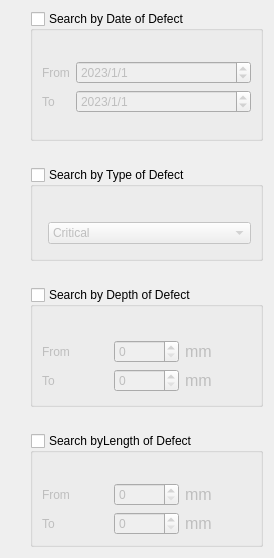
                   <widget class="QWidget" name="filters_scroll_area">
                    <property name="geometry">
                     <rect>
                      <x>0</x>
                      <y>0</y>
                      <width>274</width>
                      <height>558</height>
                     </rect>
                    </property>
                    <layout class="QVBoxLayout" name="verticalLayout_5">
                     <property name="leftMargin">
                      <number>30</number>
                     </property>
                     <item>
                      <widget class="QGroupBox" name="groupBox_10">
                       <property name="minimumSize">
                        <size>
                         <width>0</width>
                         <height>130</height>
                        </size>
                       </property>
                       <property name="maximumSize">
                        <size>
                         <width>16777215</width>
                         <height>250</height>
                        </size>
                       </property>
                       <property name="styleSheet">
                        <string notr="true"/>
                       </property>
                       <property name="title">
                        <string>Search by Date of Defect</string>
                       </property>
                       <property name="checkable">
                        <bool>true</bool>
                       </property>
                       <property name="checked">
                        <bool>false</bool>
                       </property>
                       <layout class="QHBoxLayout" name="horizontalLayout_61">
                        <property name="topMargin">
                         <number>30</number>
                        </property>
                        <item>
                         <layout class="QFormLayout" name="formLayout_4">
                          <item row="0" column="0">
                           <widget class="QLabel" name="label_43">
                            <property name="whatsThis">
                             <string>border:no</string>
                            </property>
                            <property name="styleSheet">
                             <string notr="true">border:no</string>
                            </property>
                            <property name="text">
                             <string>From</string>
                            </property>
                           </widget>
                          </item>
                          <item row="0" column="1">
                           <widget class="QDateEdit" name="lineEdit_Min_Date">
                            <property name="styleSheet">
                             <string notr="true"/>
                            </property>
                            <property name="displayFormat">
                             <string>yyyy/M/d</string>
                            </property>
                            <property name="date">
                             <date>
                              <year>2023</year>
                              <month>1</month>
                              <day>1</day>
                             </date>
                            </property>
                           </widget>
                          </item>
                          <item row="1" column="0">
                           <widget class="QLabel" name="label_45">
                            <property name="styleSheet">
                             <string notr="true">border:no</string>
                            </property>
                            <property name="text">
                             <string>To</string>
                            </property>
                           </widget>
                          </item>
                          <item row="1" column="1">
                           <widget class="QDateEdit" name="lineEdit_Max_Date">
                            <property name="styleSheet">
                             <string notr="true"/>
                            </property>
                            <property name="maximumDate">
                             <date>
                              <year>9999</year>
                              <month>11</month>
                              <day>30</day>
                             </date>
                            </property>
                            <property name="maximumTime">
                             <time>
                              <hour>23</hour>
                              <minute>59</minute>
                              <second>59</second>
                             </time>
                            </property>
                            <property name="displayFormat">
                             <string>yyyy/M/d</string>
                            </property>
                            <property name="date">
                             <date>
                              <year>2023</year>
                              <month>1</month>
                              <day>1</day>
                             </date>
                            </property>
                           </widget>
                          </item>
                         </layout>
                        </item>
                       </layout>
                      </widget>
                     </item>
                     <item>
                      <spacer name="verticalSpacer_5">
                       <property name="orientation">
                        <enum>Qt::Vertical</enum>
                       </property>
                       <property name="sizeType">
                        <enum>QSizePolicy::Fixed</enum>
                       </property>
                       <property name="sizeHint" stdset="0">
                        <size>
                         <width>20</width>
                         <height>20</height>
                        </size>
                       </property>
                      </spacer>
                     </item>
                     <item>
                      <widget class="QGroupBox" name="groupBox_2">
                       <property name="minimumSize">
                        <size>
                         <width>0</width>
                         <height>0</height>
                        </size>
                       </property>
                       <property name="maximumSize">
                        <size>
                         <width>16777215</width>
                         <height>150</height>
                        </size>
                       </property>
                       <property name="styleSheet">
                        <string notr="true"/>
                       </property>
                       <property name="title">
                        <string>Search by Type of Defect</string>
                       </property>
                       <property name="checkable">
                        <bool>true</bool>
                       </property>
                       <property name="checked">
                        <bool>false</bool>
                       </property>
                       <layout class="QVBoxLayout" name="verticalLayout_11">
                        <property name="topMargin">
                         <number>30</number>
                        </property>
                        <item>
                         <layout class="QFormLayout" name="formLayout">
                          <property name="formAlignment">
                           <set>Qt::AlignCenter</set>
                          </property>
                          <item row="0" column="1">
                           <widget class="QComboBox" name="comboBox">
                            <property name="styleSheet">
                             <string notr="true"/>
                            </property>
                            <item>
                             <property name="text">
                              <string>Critical</string>
                             </property>
                            </item>
                            <item>
                             <property name="text">
                              <string>Not Critical</string>
                             </property>
                            </item>
                           </widget>
                          </item>
                         </layout>
                        </item>
                       </layout>
                      </widget>
                     </item>
                     <item>
                      <spacer name="verticalSpacer_7">
                       <property name="orientation">
                        <enum>Qt::Vertical</enum>
                       </property>
                       <property name="sizeType">
                        <enum>QSizePolicy::Fixed</enum>
                       </property>
                       <property name="sizeHint" stdset="0">
                        <size>
                         <width>20</width>
                         <height>20</height>
                        </size>
                       </property>
                      </spacer>
                     </item>
                     <item>
                      <widget class="QGroupBox" name="groupBox_3">
                       <property name="minimumSize">
                        <size>
                         <width>0</width>
                         <height>120</height>
                        </size>
                       </property>
                       <property name="maximumSize">
                        <size>
                         <width>16777215</width>
                         <height>150</height>
                        </size>
                       </property>
                       <property name="styleSheet">
                        <string notr="true"/>
                       </property>
                       <property name="title">
                        <string>Search by Depth of Defect</string>
                       </property>
                       <property name="checkable">
                        <bool>true</bool>
                       </property>
                       <property name="checked">
                        <bool>false</bool>
                       </property>
                       <layout class="QVBoxLayout" name="verticalLayout_12">
                        <property name="topMargin">
                         <number>30</number>
                        </property>
                        <item>
                         <layout class="QGridLayout" name="gridLayout_4">
                          <item row="0" column="1">
                           <widget class="QSpinBox" name="lineEdit_Min_Depth">
                            <property name="maximum">
                             <number>50</number>
                            </property>
                           </widget>
                          </item>
                          <item row="0" column="2">
                           <widget class="QLabel" name="label_44">
                            <property name="styleSheet">
                             <string notr="true">font-size:16px;</string>
                            </property>
                            <property name="text">
                             <string>mm</string>
                            </property>
                           </widget>
                          </item>
                          <item row="0" column="0">
                           <widget class="QLabel" name="label_31">
                            <property name="styleSheet">
                             <string notr="true">border:no</string>
                            </property>
                            <property name="text">
                             <string>From</string>
                            </property>
                           </widget>
                          </item>
                          <item row="1" column="0">
                           <widget class="QLabel" name="label_34">
                            <property name="styleSheet">
                             <string notr="true">border:no</string>
                            </property>
                            <property name="text">
                             <string>To</string>
                            </property>
                           </widget>
                          </item>
                          <item row="1" column="1">
                           <widget class="QSpinBox" name="lineEdit_Max_Depth">
                            <property name="maximum">
                             <number>50</number>
                            </property>
                           </widget>
                          </item>
                          <item row="1" column="2">
                           <widget class="QLabel" name="label_46">
                            <property name="styleSheet">
                             <string notr="true">font-size:16px;</string>
                            </property>
                            <property name="text">
                             <string>mm</string>
                            </property>
                           </widget>
                          </item>
                         </layout>
                        </item>
                       </layout>
                      </widget>
                     </item>
                     <item>
                      <spacer name="verticalSpacer_3">
                       <property name="orientation">
                        <enum>Qt::Vertical</enum>
                       </property>
                       <property name="sizeType">
                        <enum>QSizePolicy::Fixed</enum>
                       </property>
                       <property name="sizeHint" stdset="0">
                        <size>
                         <width>20</width>
                         <height>20</height>
                        </size>
                       </property>
                      </spacer>
                     </item>
                     <item>
                      <widget class="QGroupBox" name="groupBox">
                       <property name="minimumSize">
                        <size>
                         <width>0</width>
                         <height>0</height>
                        </size>
                       </property>
                       <property name="maximumSize">
                        <size>
                         <width>400</width>
                         <height>150</height>
                        </size>
                       </property>
                       <property name="autoFillBackground">
                        <bool>false</bool>
                       </property>
                       <property name="styleSheet">
                        <string notr="true"/>
                       </property>
                       <property name="title">
                        <string>Search byLength of Defect</string>
                       </property>
                       <property name="checkable">
                        <bool>true</bool>
                       </property>
                       <property name="checked">
                        <bool>false</bool>
                       </property>
                       <layout class="QHBoxLayout" name="horizontalLayout_38">
                        <property name="topMargin">
                         <number>30</number>
                        </property>
                        <item>
                         <layout class="QGridLayout" name="gridLayout_2">
                          <item row="1" column="1">
                           <widget class="QSpinBox" name="lineEdit_Max_Length">
                            <property name="maximum">
                             <number>20000</number>
                            </property>
                           </widget>
                          </item>
                          <item row="0" column="1">
                           <widget class="QSpinBox" name="lineEdit_Min_Length">
                            <property name="maximum">
                             <number>20000</number>
                            </property>
                           </widget>
                          </item>
                          <item row="1" column="0">
                           <widget class="QLabel" name="label_37">
                            <property name="styleSheet">
                             <string notr="true">border:no</string>
                            </property>
                            <property name="text">
                             <string>To</string>
                            </property>
                           </widget>
                          </item>
                          <item row="0" column="0">
                           <widget class="QLabel" name="label_36">
                            <property name="styleSheet">
                             <string notr="true">border:no</string>
                            </property>
                            <property name="text">
                             <string>From</string>
                            </property>
                           </widget>
                          </item>
                          <item row="0" column="2">
                           <widget class="QLabel" name="label_47">
                            <property name="styleSheet">
                             <string notr="true">font-size:16px;</string>
                            </property>
                            <property name="text">
                             <string>mm</string>
                            </property>
                           </widget>
                          </item>
                          <item row="1" column="2">
                           <widget class="QLabel" name="label_48">
                            <property name="styleSheet">
                             <string notr="true">font-size:16px;</string>
                            </property>
                            <property name="text">
                             <string>mm</string>
                            </property>
                           </widget>
                          </item>
                         </layout>
                        </item>
                       </layout>
                      </widget>
                     </item>
                    </layout>
                   </widget>
